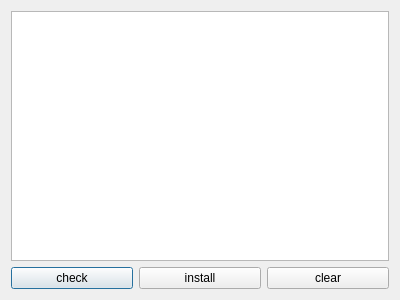
<?xml version="1.0" encoding="UTF-8"?>
<ui version="4.0">
 <class>PyEnvDlg</class>
 <widget class="QDialog" name="PyEnvDlg">
  <property name="geometry">
   <rect>
    <x>0</x>
    <y>0</y>
    <width>400</width>
    <height>300</height>
   </rect>
  </property>
  <property name="windowTitle">
   <string>Python Envriement</string>
  </property>
  <layout class="QVBoxLayout" name="verticalLayout">
   <item>
    <widget class="QTextEdit" name="textEdit"/>
   </item>
   <item>
    <layout class="QHBoxLayout" name="horizontalLayout">
     <item>
      <widget class="QPushButton" name="checkBtn">
       <property name="text">
        <string>check</string>
       </property>
      </widget>
     </item>
     <item>
      <widget class="QPushButton" name="installBtn">
       <property name="text">
        <string>install</string>
       </property>
      </widget>
     </item>
     <item>
      <widget class="QPushButton" name="clearBtn">
       <property name="text">
        <string>clear</string>
       </property>
      </widget>
     </item>
    </layout>
   </item>
  </layout>
 </widget>
 <resources/>
 <connections/>
</ui>
